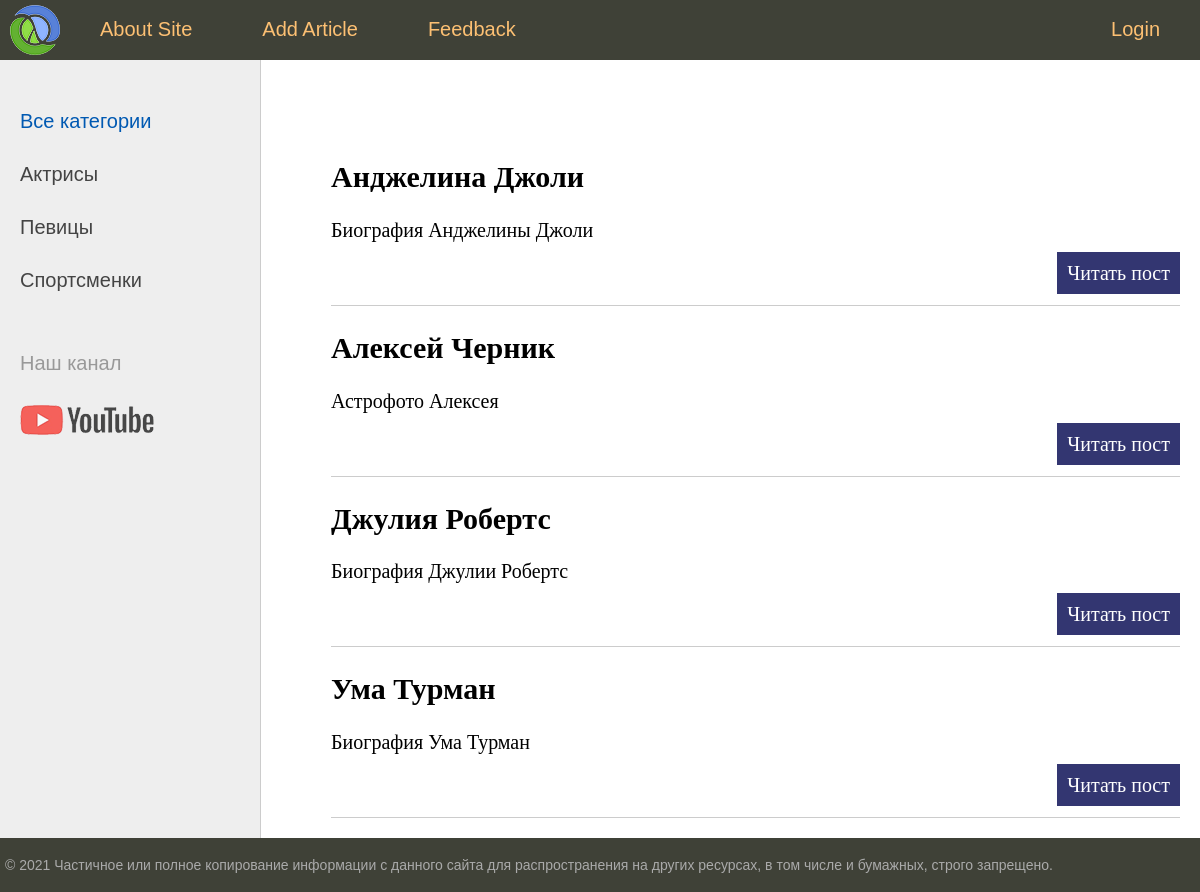
Before: / with the older database file.
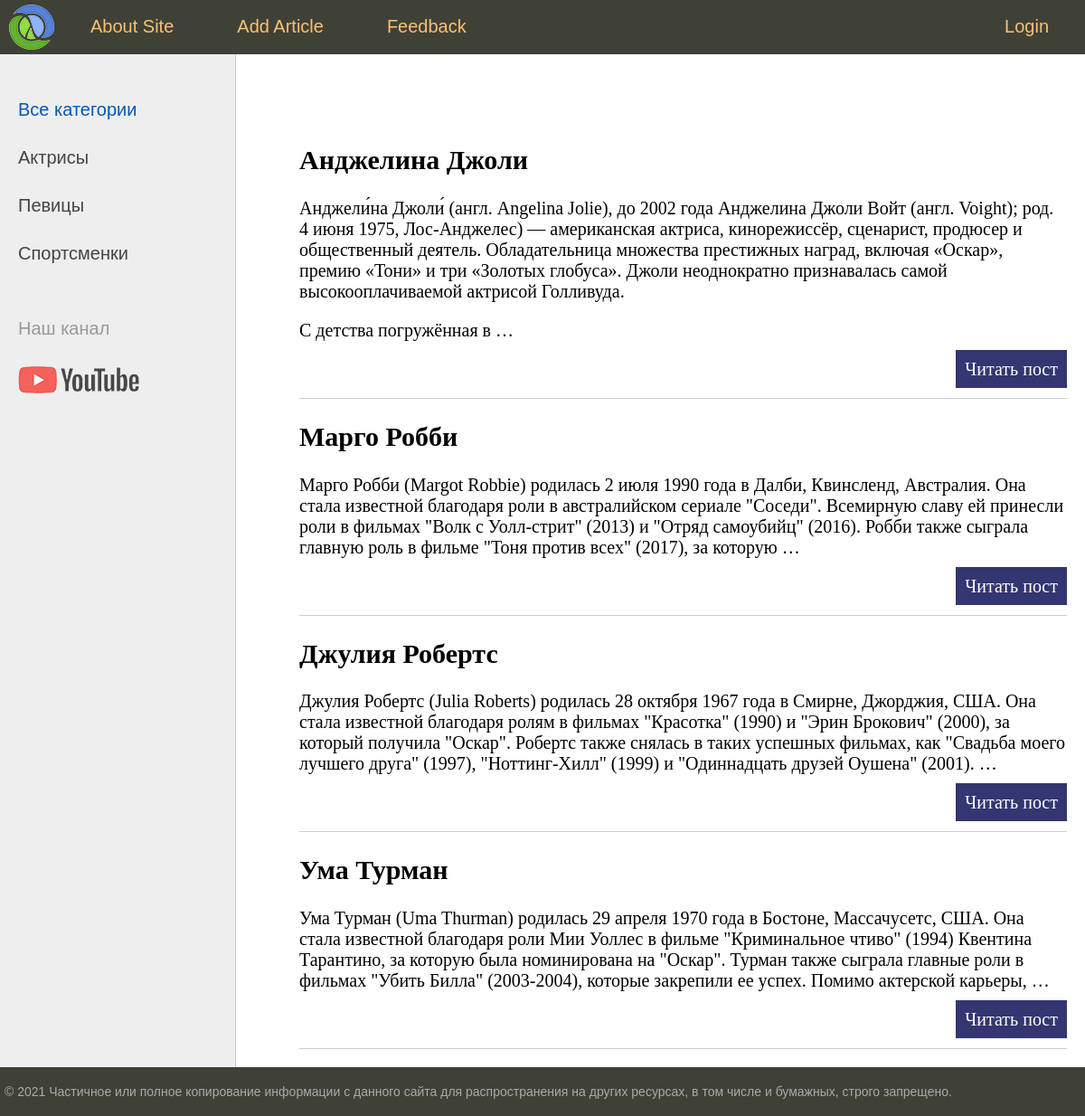
After: the same page with the newer database file.
### women/models.py (models this page shows, shortened)
class Women(models.Model):
    title=models.CharField(max_length=255)
    content=models.TextField(blank=True)
    photo=models.ImageField(upload_to="photos/%Y/%m/%d/")
    time_create=models.DateTimeField(auto_now_add=True)
    time_update=models.DateTimeField(auto_now=True)
    is_published=models.BooleanField(default=True)

### women/views.py (the view)
# urls.py: path('', index, name='home'),
def index(request):
    posts=Women.objects.all()
    return render(request,'women/index.html',{'posts':posts,'menu':menu,'title':'Main page'})

### women/templates/women/index.html (shortened to what this page needs)
{% extends 'women/base.html' %}
{% block content %}
<ul class="list-articles">
	{% for p in posts %}
			<li><h2>{{p.title}}</h2>
	{% autoescape on %}
	{{p.content|linebreaks|truncatewords:50}}
	{% endautoescape %}
			<p class="link-read-post"><a href="#">Читать пост</a></p>
			</li>
	{% endfor %}
</ul>
{% endblock %}

Changed rows visible on the page:
changed Women "Анджелина Джоли": content "Биография Анджелины Джоли" → "Анджели́на Джоли́ (англ. Angelina Jolie), до 2002 года Анджелина Джоли Войт (англ. Voight); род. 4 июня 1975, Лос-Анджелес) — американская актриса, кинорежиссёр, сценарист, продюсер и общественный деятель. Обладательница множества престижных наград, включая «Оскар», премию «Тони» и три «Золотых глобуса». Джоли неоднократно признавалась самой высокооплачиваемой актрисой Голливуда. С детства погружённая в …"
changed Women: title "Алексей Черник" → "Марго Робби"; content "Астрофото Алексея" → "Марго Робби (Margot Robbie) родилась 2 июля 1990 года в Далби, Квинсленд, Австралия. Она стала известной благодаря роли в австралийском сериале \"Соседи\". Всемирную славу ей принесли роли в фильмах \"Волк с Уолл-стрит\" (2013) и \"Отряд самоубийц\" (2016). Робби также сыграла главную роль в фильме \"Тоня против всех\" (2017), за которую …"
changed Women "Джулия Робертс": content "Биография Джулии Робертс" → "Джулия Робертс (Julia Roberts) родилась 28 октября 1967 года в Смирне, Джорджия, США. Она стала известной благодаря ролям в фильмах \"Красотка\" (1990) и \"Эрин Брокович\" (2000), за который получила \"Оскар\". Робертс также снялась в таких успешных фильмах, как \"Свадьба моего лучшего друга\" (1997), \"Ноттинг-Хилл\" (1999) и \"Одиннадцать друзей Оушена\" (2001). …"
changed Women "Ума Турман": content "Биография Ума Турман" → "Ума Турман (Uma Thurman) родилась 29 апреля 1970 года в Бостоне, Массачусетс, США. Она стала известной благодаря роли Мии Уоллес в фильме \"Криминальное чтиво\" (1994) Квентина Тарантино, за которую была номинирована на \"Оскар\". Турман также сыграла главные роли в фильмах \"Убить Билла\" (2003-2004), которые закрепили ее успех. Помимо актерской карьеры, …"
